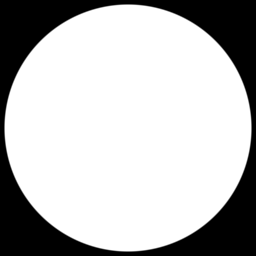
%> input picture tsbb08/labb1/lab1images/circle.tif, 256 x 256 px
$ octave DeriveCircle.m   (GNU Octave 9; MATLAB toolbox functions it lacks are replaced by stand-ins)
%> lines starting %> are read from the running program, lines starting %| are printed output that depends on the picture
im = double(imread('circle.tif'));
%> im: size 256x256 double; min 0, max 255, mean 186.4; mean of the top-left, top-right, bottom-left and bottom-right quarters 186.4, 186.4, 186.4, 186.4
figure(1)
colormap(gray(256))
subplot(2,2,1), imagesc(im, [0 255])
axis image; axis off; title('original image'); colorbar
cd = [1 0 -1]/2;
imdx = conv2(im,cd,'same');
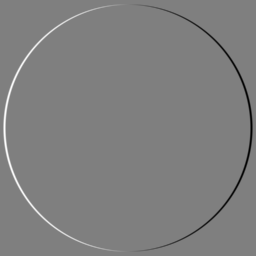
%> imdx: size 256x256 double; min -127.5, max 127.5, mean 0; drawn with min black and max white
subplot(2,2,3), imagesc(imdx, [-128 127])
axis image; axis off; title('imdx image'); colorbar
imdy=conv2(im,cd','same');
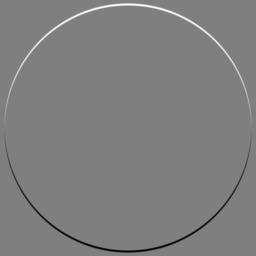
%> imdy: size 256x256 double; min -127.5, max 127.5, mean 0; mean of the top-left, top-right, bottom-left and bottom-right quarters 1.9, 1.9, -1.9, -1.9; drawn with min black and max white
subplot(2,2,4), imagesc(imdy,[-128 127])
axis image; axis off; title('imdy image'); colorbar

gradient = sqrt(imdx.^2 + imdy.^2);
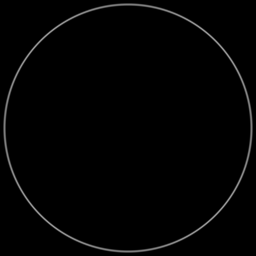
%> gradient: size 256x256 double; min 0, max 160.7, mean 3
subplot(2, 2, 2), imagesc(gradient,[0 127])
axis image; axis off; title('Magnitude of the gradient'); colorbar
